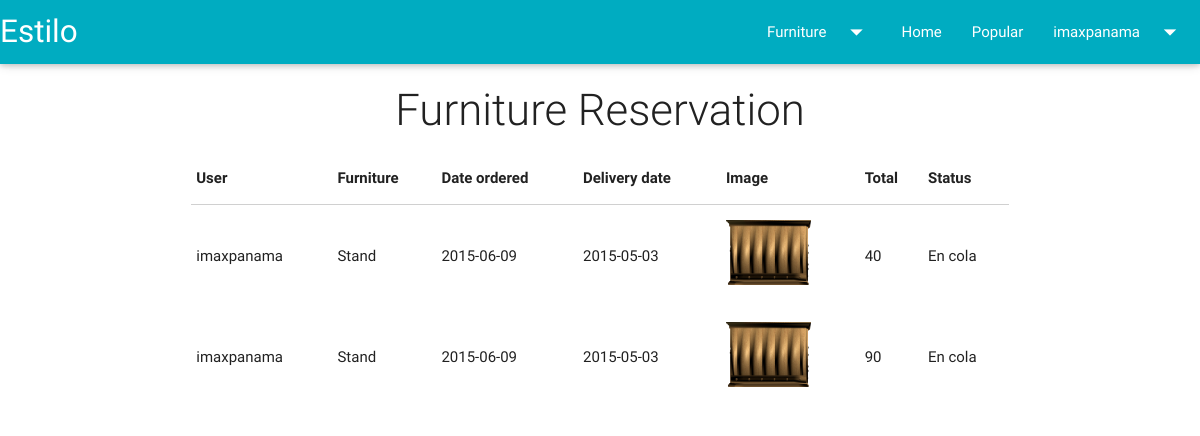
Before: /u-ver-reser.php (signed in) with the older database file.
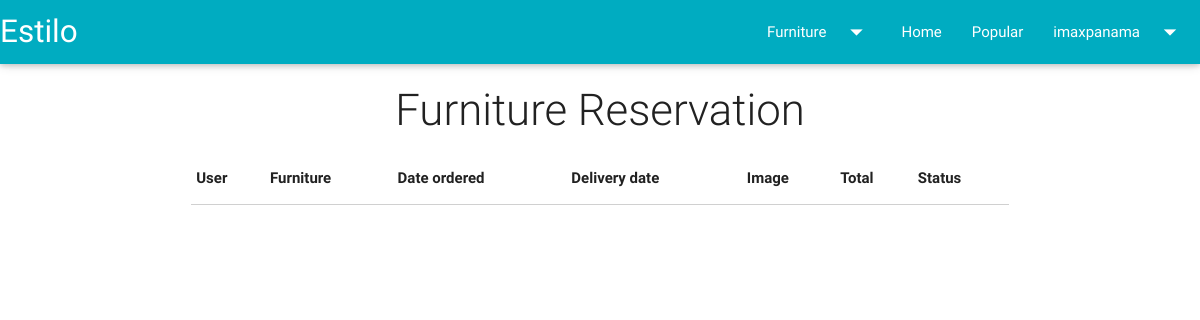
After: the same page with the newer database file.
### tables this page shows
CREATE TABLE IF NOT EXISTS `reserva` (
`idreserva` int(5) NOT NULL,
  `total` double NOT NULL,
  `fecha_ordenado` date NOT NULL,
  `fecha_entrega` date NOT NULL,
  `img` varchar(250) NOT NULL,
  `iduser` int(5) NOT NULL,
  `idmueble` int(5) NOT NULL,
  `estado` text NOT NULL
);

CREATE TABLE IF NOT EXISTS `usuario` (
`iduser` int(5) NOT NULL,
  `usuario` varchar(25) NOT NULL,
  `nombre` varchar(25) NOT NULL,
  `apellido` varchar(25) NOT NULL,
  `contra` varchar(100) NOT NULL,
  `correo` varchar(50) NOT NULL,
  `telefono` varchar(9) NOT NULL,
  `dui` varchar(10) NOT NULL,
  `tipo` varchar(10) NOT NULL
);

CREATE TABLE IF NOT EXISTS `mueble` (
`idmueble` int(5) NOT NULL,
  `nombre` varchar(50) NOT NULL,
  `descri` varchar(500) NOT NULL,
  `tipo` varchar(50) NOT NULL,
  `precio` double DEFAULT NULL,
  `img` varchar(250) DEFAULT NULL,
  `vis` int(10) DEFAULT NULL
);

### u-ver-reser.php (the view, shortened to what this page needs)
<?php
if (isset($_SESSION['suser'])) {
  $id = $_SESSION['suser'];
$con = mysqli_connect('127.0.0.1', 'root', '', 'estilo') or die('An error has ocurred'.mysqli_connect($con));
$consulta = "SELECT * FROM reserva where iduser='".$id."'";
$result = $con->query($consulta);
?>
<!doctype html>
<html lang="es">
<head>
  <link type="text/css" rel="stylesheet" href="css/style.css" media="screen, projection"/>
  <link type="text/css" rel="stylesheet" href="css/materialize.css"  media="screen,projection"/>
</head>
<body>
    <h3 class="light center">Furniture Reservation</h3>
    <div class="container">
      <div class="row">
    <table class="responsive-table col s12">
      <thead>
        <tr>
          <th>User</th>
          <th>Furniture</th>
          <th>Date ordered</th>
          <th>Delivery date</th>
          <th>Image</td>
          <th>Total</th>
          <th>Status</th>
        </tr>
     </thead>
       <?php while($row = mysqli_fetch_array($result)) {
        $sql = mysql_query("SELECT usuario FROM usuario WHERE iduser= '".$row['iduser']."'");
        $dato = mysql_fetch_array($sql);
        $user = $dato['usuario'];
        $sql0 = mysql_query("SELECT nombre FROM mueble WHERE idmueble= '".$row['idmueble']."'");
        $dato0 = mysql_fetch_array($sql0);
        $mueble = $dato0['nombre'];
        ?>
      <tr>
        <td><p><?php echo $user;?></p></td>
        <td><p><?php echo $mueble;?></p></td>
        <td><p><?php echo $row['fecha_ordenado'];?></p></td>
        <td><p><?php echo $row['fecha_entrega'];?></p></td>
        <td><img src="<?php echo $row['img'];?>" style="width: 85px; height:65px;"></td>
        <td><p><?php echo $row['total'];?></p></td>
        <td><p><?php echo $row['estado'];?></p></td>
        <?php } ?>
      </tr>
    </table>
      </div>
    </div>
</body>
</html>
 <?php
}else{
  echo '<script> alert("Unauthenticated user "); location.href = "index.php"; </script>';
}
  ?>

Changed rows visible on the page:
removed reserva: iduser.usuario "imaxpanama", idmueble.nombre "Stand", fecha_ordenado "2015-06-09", fecha_entrega "2015-05-03", img (picture), total "40", estado "En cola"
removed reserva: iduser.usuario "imaxpanama", idmueble.nombre "Stand", fecha_ordenado "2015-06-09", fecha_entrega "2015-05-03", img (picture), total "90", estado "En cola"
